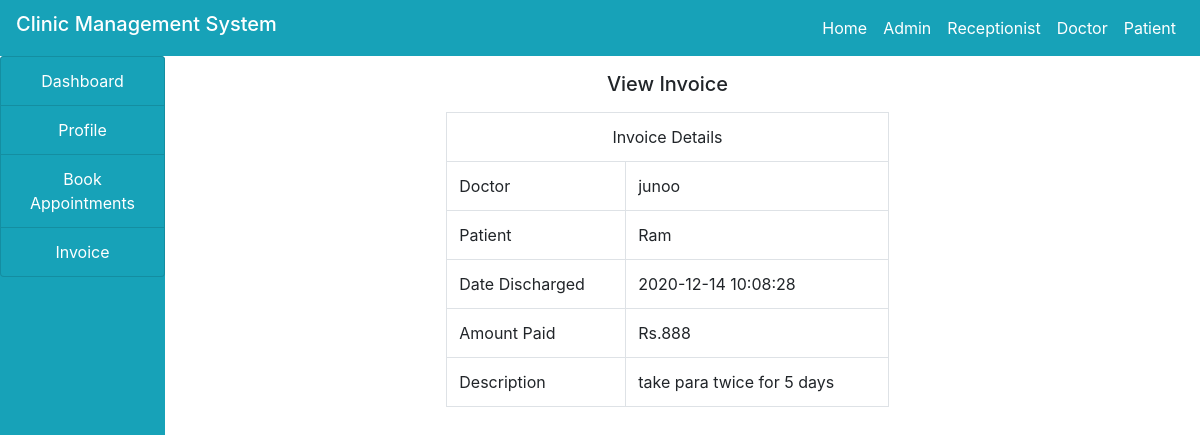
/patient/view.php?id=8, run on the app's committed database.
### tables this page shows
CREATE TABLE `income` (
  `id` int(100) NOT NULL,
  `doctor` varchar(100) NOT NULL,
  `patient` varchar(100) NOT NULL,
  `date_discharge` varchar(100) NOT NULL,
  `amount_paid` varchar(100) NOT NULL,
  `description` varchar(100) NOT NULL
);

### patient/view.php (the view, shortened to what this page needs)
<!DOCTYPE html>
<html>
<head>
</head>
<body>
	<?php
 	include("../include/header.php");
 	include("../include/connection.php");
 	?>
 	<div class="container-fluid">
		<div class="col-md-12">
			<div class="row">
				<div class="col-md-2" style="margin-left: -30px;">
					<?php
					include("sidenav.php");
					?>
				</div>
				<div class="col-md-10">
					<h5 class="text-center my-3">View Invoice</h5>
					<div class="col-md-12">
						<div class="row">
							<div class="col-md-3"></div>
							<div class="col-md-6">
								<?php
						if(isset($_GET['id']))
					{
					$id=$_GET['id'];
					$query="SELECT * FROM income WHERE id='$id'";
					$res=mysqli_query($connect,$query);
					$row=mysqli_fetch_array($res);
					}
						?>
						<table class="table table-bordered">
									<tr>
										<td colspan="2" class="text-center">Invoice Details</td>
									</tr>
									<tr>
										<td>Doctor</td>
										<td><?php echo $row['doctor'] ?></td>
									</tr>
									<tr>
										<td>Patient</td>
										<td><?php echo $row['patient'] ?></td>
									</tr>
									<tr>
										<td>Date Discharged</td>
										<td><?php echo $row['date_discharge'] ?></td>
									</tr>
									<tr>
										<td>Amount Paid</td>
										<td>Rs.<?php echo $row['amount_paid'] ?></td>
									</tr>
									<tr>
										<td>Description</td>
										<td><?php echo $row['description'] ?></td>
									</tr>
							</div>
						</div>
					</div>
				</div>
			</div>
		</div>
	</div>
</body>
</html>

### data on the page
income: doctor "junoo", patient "Ram", date_discharge "2020-12-14 10:08:28", amount_paid "888", description "take para twice for 5 days"
